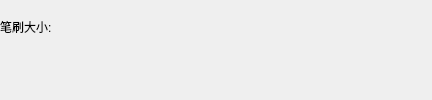
<?xml version="1.0" encoding="UTF-8"?>
<ui version="4.0">
 <class>JDCEPlan</class>
 <widget class="qMRMLWidget" name="JDCEPlan">
  <property name="geometry">
   <rect>
    <x>0</x>
    <y>0</y>
    <width>432</width>
    <height>100</height>
   </rect>
  </property>
  <property name="styleSheet">
   <string notr="true"/>
  </property>
  <layout class="QVBoxLayout" name="verticalLayout">
   <property name="leftMargin">
    <number>0</number>
   </property>
   <property name="topMargin">
    <number>0</number>
   </property>
   <property name="rightMargin">
    <number>0</number>
   </property>
   <property name="bottomMargin">
    <number>0</number>
   </property>
   <item>
    <widget class="QWidget" name="paint_paras" native="true">
     <property name="minimumSize">
      <size>
       <width>0</width>
       <height>100</height>
      </size>
     </property>
     <property name="maximumSize">
      <size>
       <width>16777215</width>
       <height>170</height>
      </size>
     </property>
     <layout class="QHBoxLayout" name="horizontalLayout_3">
      <property name="leftMargin">
       <number>0</number>
      </property>
      <property name="topMargin">
       <number>0</number>
      </property>
      <property name="rightMargin">
       <number>0</number>
      </property>
      <property name="bottomMargin">
       <number>0</number>
      </property>
      <item>
       <layout class="QVBoxLayout" name="paint_layout">
        <item>
         <layout class="QHBoxLayout" name="aaa">
          <item>
           <widget class="QLabel" name="label">
            <property name="maximumSize">
             <size>
              <width>100</width>
              <height>16777215</height>
             </size>
            </property>
            <property name="font">
             <font>
              <pointsize>9</pointsize>
             </font>
            </property>
            <property name="text">
             <string>笔刷大小:</string>
            </property>
           </widget>
          </item>
          <item>
           <widget class="ctkSliderWidget" name="paint_slider" native="true"/>
          </item>
         </layout>
        </item>
        <item>
         <widget class="QWidget" name="widget_3" native="true">
          <property name="maximumSize">
           <size>
            <width>16777215</width>
            <height>40</height>
           </size>
          </property>
         </widget>
        </item>
       </layout>
      </item>
     </layout>
    </widget>
   </item>
  </layout>
 </widget>
 <customwidgets>
  <customwidget>
   <class>qMRMLWidget</class>
   <extends>QWidget</extends>
   <header>qMRMLWidget.h</header>
   <container>1</container>
  </customwidget>
  <customwidget>
   <class>ctkSliderWidget</class>
   <extends>QWidget</extends>
   <header>ctkSliderWidget.h</header>
  </customwidget>
 </customwidgets>
 <resources/>
 <connections/>
</ui>
